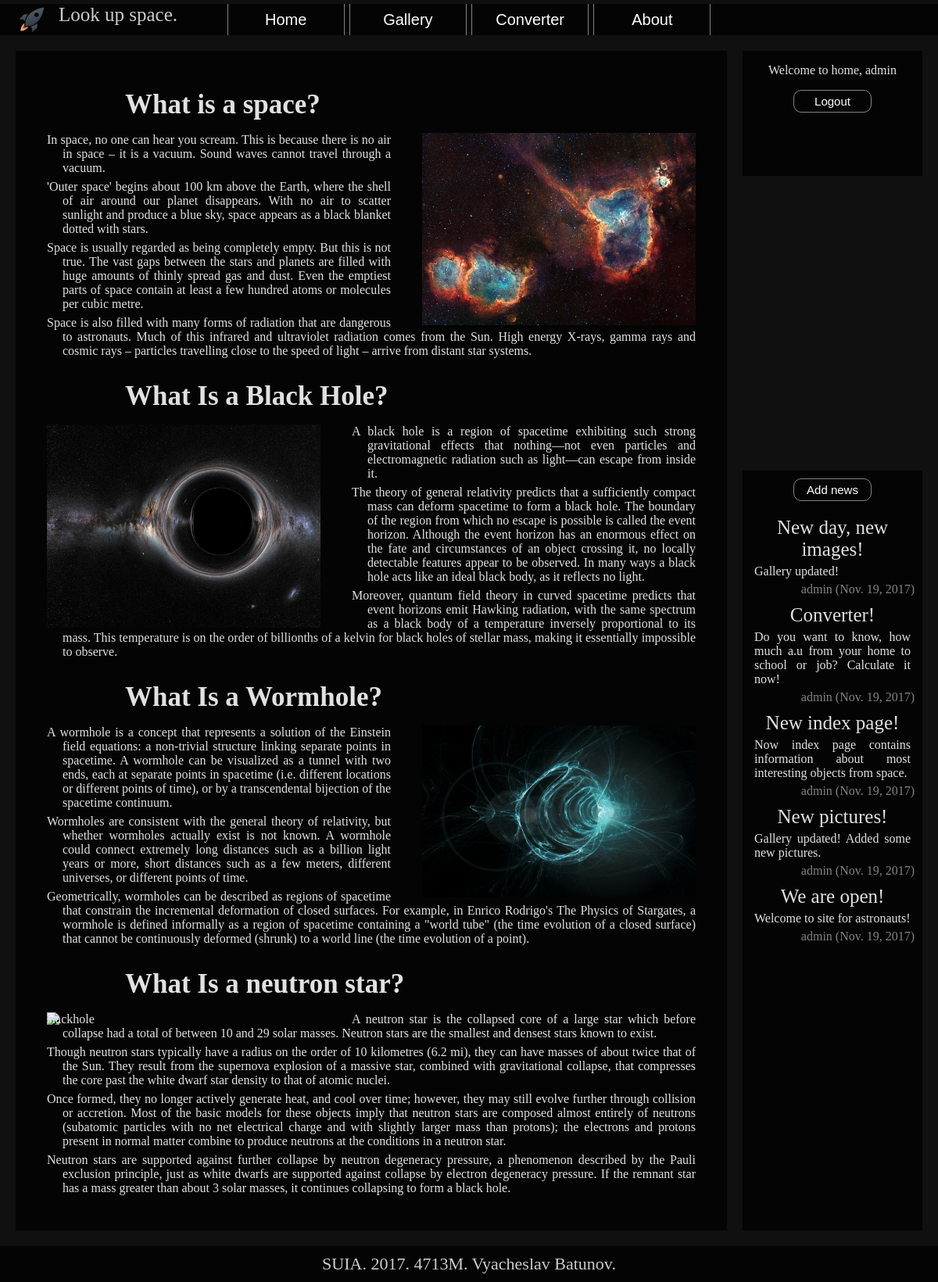
Screenshot of / (signed in) with the database file from the repository.
### SUAI/models.py (models this page shows)
class News(models.Model):
    content = models.TextField(max_length=255)
    date = models.DateTimeField(auto_now_add=True)
    user = models.ForeignKey(User)
    removed = models.BooleanField(default=False)
    title = models.CharField(max_length=30)

### SUAI/views.py (the view)
# urls.py: url(r'^$', views.index, name='index'),
def index(request):
    return render(request, 'index.html')

### SUAI/templatetags/news_extras.py (called while the page is built)
@register.inclusion_tag('news.html', takes_context=True)
def news_block(context):
    news = News.objects.filter(removed=False).order_by('-date')
    news = news[:5]
    form = NewsForm()
    form.fields['title'].required = False
    form.fields['title'].widget.attrs['placeholder'] = 'News title'
    form.fields['title'].label = ""
    form.fields['content'].required = False
    form.fields['content'].widget.attrs['placeholder'] = 'News content'
    form.fields['content'].label = ""
    return {
        'context': context,
        'form': form,
        'news': news,
    }

### SUAI/templates/index.html
{% extends "base.html" %}
{% block content %}
    <div class="article-content">
        <span class="article-paragraph">
            <h2 class="article-index-h2">What is a space?</h2>
            <p class="article-index-p"><img src="/static/images/space.jpg" alt="Space" class="article-index-image-right">In space, no one can hear you scream. This is because there is no air in space – it is a vacuum. Sound waves cannot travel through a vacuum.</p>
            <p class="article-index-p">'Outer space' begins about 100 km above the Earth, where the shell of air around our planet disappears. With no air to scatter sunlight and produce a blue sky, space appears as a black blanket dotted with stars.</p>
            <p class="article-index-p">Space is usually regarded as being completely empty. But this is not true. The vast gaps between the stars and planets are filled with huge amounts of thinly spread gas and dust. Even the emptiest parts of space contain at least a few hundred atoms or molecules per cubic metre.</p>
            <p class="article-index-p">Space is also filled with many forms of radiation that are dangerous to astronauts. Much of this infrared and ultraviolet radiation comes from the Sun. High energy X-rays, gamma rays and cosmic rays – particles travelling close to the speed of light – arrive from distant star systems.</p>
        </span>
        <span class="article-paragraph">
            <h2 class="article-index-h2">What Is a Black Hole?</h2>
            <p class="article-index-p"><img src="/static/images/blackhole.jpg" alt="Blackhole" class="article-index-image-left">A black hole is a region of spacetime exhibiting such strong gravitational effects that nothing—not even particles and electromagnetic radiation such as light—can escape from inside it.</p>
            <p class="article-index-p">The theory of general relativity predicts that a sufficiently compact mass can deform spacetime to form a black hole. The boundary of the region from which no escape is possible is called the event horizon. Although the event horizon has an enormous effect on the fate and circumstances of an object crossing it, no locally detectable features appear to be observed. In many ways a black hole acts like an ideal black body, as it reflects no light.</p>
            <p class="article-index-p">Moreover, quantum field theory in curved spacetime predicts that event horizons emit Hawking radiation, with the same spectrum as a black body of a temperature inversely proportional to its mass. This temperature is on the order of billionths of a kelvin for black holes of stellar mass, making it essentially impossible to observe.</p>
        </span>
        <span class="article-paragraph">
            <h2 class="article-index-h2">What Is a Wormhole?</h2>
            <p class="article-index-p"><img src="/static/images/wormhole.png" alt="Wormhole" class="article-index-image-right">A wormhole is a concept that represents a solution of the Einstein field equations: a non-trivial structure linking separate points in spacetime. A wormhole can be visualized as a tunnel with two ends, each at separate points in spacetime (i.e. different locations or different points of time), or by a transcendental bijection of the spacetime continuum.</p>
            <p class="article-index-p">Wormholes are consistent with the general theory of relativity, but whether wormholes actually exist is not known. A wormhole could connect extremely long distances such as a billion light years or more, short distances such as a few meters, different universes, or different points of time.</p>
            <p class="article-index-p">Geometrically, wormholes can be described as regions of spacetime that constrain the incremental deformation of closed surfaces. For example, in Enrico Rodrigo's The Physics of Stargates, a wormhole is defined informally as a region of spacetime containing a "world tube" (the time evolution of a closed surface) that cannot be continuously deformed (shrunk) to a world line (the time evolution of a point).</p>
        </span>
        <span class="article-paragraph">
            <h2 class="article-index-h2">What Is a neutron star?</h2>
            <p class="article-index-p"><img src="/static/images/neutron-star.jpg" alt="Blackhole" class="article-index-image-left">A neutron star is the collapsed core of a large star which before collapse had a total of between 10 and 29 solar masses. Neutron stars are the smallest and densest stars known to exist.</p>
            <p class="article-index-p">Though neutron stars typically have a radius on the order of 10 kilometres (6.2 mi), they can have masses of about twice that of the Sun. They result from the supernova explosion of a massive star, combined with gravitational collapse, that compresses the core past the white dwarf star density to that of atomic nuclei.</p>
            <p class="article-index-p">Once formed, they no longer actively generate heat, and cool over time; however, they may still evolve further through collision or accretion. Most of the basic models for these objects imply that neutron stars are composed almost entirely of neutrons (subatomic particles with no net electrical charge and with slightly larger mass than protons); the electrons and protons present in normal matter combine to produce neutrons at the conditions in a neutron star.</p>
            <p class="article-index-p">Neutron stars are supported against further collapse by neutron degeneracy pressure, a phenomenon described by the Pauli exclusion principle, just as white dwarfs are supported against collapse by electron degeneracy pressure. If the remnant star has a mass greater than about 3 solar masses, it continues collapsing to form a black hole.</p>
        </span>
    </div>
{% endblock %}

### SUAI/templates/auth.html (shortened to what this page needs)
<div class="auth" id="auth">
    {% if request.user.is_authenticated %}
        <div class="auth-user">
            <p>Welcome to home, {{ request.user }}</p>
            <button class="auth-button" type="button"  onclick="ajax_logout()">Logout</button>
        </div>
    {% endif %}
</div>

### SUAI/templates/news.html (shortened to what this page needs)
<div class="news" id="news">
    {% if context.request.user.is_authenticated %}
        <button class="news-button" id="button_create" type="button" onclick="news_addform_show()">Add news</button>
    {% endif %}
    {% for post in news %}
        <div class="news-post">
            <p id="news-post-title">{{ post.title }}</p>
            <p id="news-post-content">{{ post.content }}</p>
            <p id="news-post-info">{{ post.user.username }} ({{ post.date.date }})</p>
        </div>
    {% endfor %}
</div>

### SUAI/static/css/main.css (style rules this page uses)
html, body { height: calc(100% - 91px); min-height: 550px; min-width: 1100px; }
body { background-color: #101010; background-image: url(/static/images/body-background.jpg); background-size: cover; background-attachment: fixed; margin: 0; height: 100%; }
button { width: 100px; font-size: 15px; padding: 5px; background-color: Transparent; background-repeat:no-repeat; border: none; cursor: pointer; overflow: hidden; outline:none; border-style: solid; border-width: 1px; border-color: rgba(255, 255, 255, 0.5); border-radius: 10px; color: white; transition: background-color 0.5s; transition-timing-function: ease-in-out; }
.article-content { text-align: justify; }
.article-index-image-left { float: left; width: 350px; margin: 0px 60px 0px -20px; }
.article-index-image-right { float: right; width: 350px; margin: 0px 0px 0px 40px; }
.article-index-h2 { position: relative; padding-left: 100px; font-size: 35px; margin-bottom: 10px; }
.article-index-p { position: relative; margin-bottom: -10px; text-indent: -20px; margin-left: 20px; }
.article-paragraph { padding-left: 20px; padding-right: 20px; position: relative; display: inline-block; }
.article-paragraph:last-of-type { margin-bottom: 35px; }
.auth { background-color: rgba(0, 0, 0, 0.75); color: rgb(225, 225, 225); height: 160px; position: relative; text-align: center; width: 230px; }
.news { background-color: rgba(0, 0, 0, 0.75); top: 0px; bottom: 0px; color: rgb(225, 225, 225); margin-top: 20px; max-width: 230px; overflow-x: hidden; overflow-y: auto; }
.news #button_create { margin: 10px; }
.news-post { display: block; margin: 10px; }
.news-post > p { margin: 0; }
.news-post #news-post-content { padding: 5px; text-align: justify; }
.news-post #news-post-info { color: rgba(255, 255, 255, 0.5); margin-left: 10px; text-align: right; }
.news-post #news-post-title { font-size: 25px; }

### rows the page displays
News: title "New day, new images!", content "Gallery updated!", user.username "admin", date "Nov. 19, 2017"
News: title "Converter!", content "Do you want to know, how much a.u from your home to school or job? Calculate it now!", user.username "admin", date "Nov. 19, 2017"
News: title "New index page!", content "Now index page contains information about most interesting objects from space.", user.username "admin", date "Nov. 19, 2017"
News: title "New pictures!", content "Gallery updated! Added some new pictures.", user.username "admin", date "Nov. 19, 2017"
News: title "We are open!", content "Welcome to site for astronauts!", user.username "admin", date "Nov. 19, 2017"

### other values shown
{{ request.user }} "admin"
